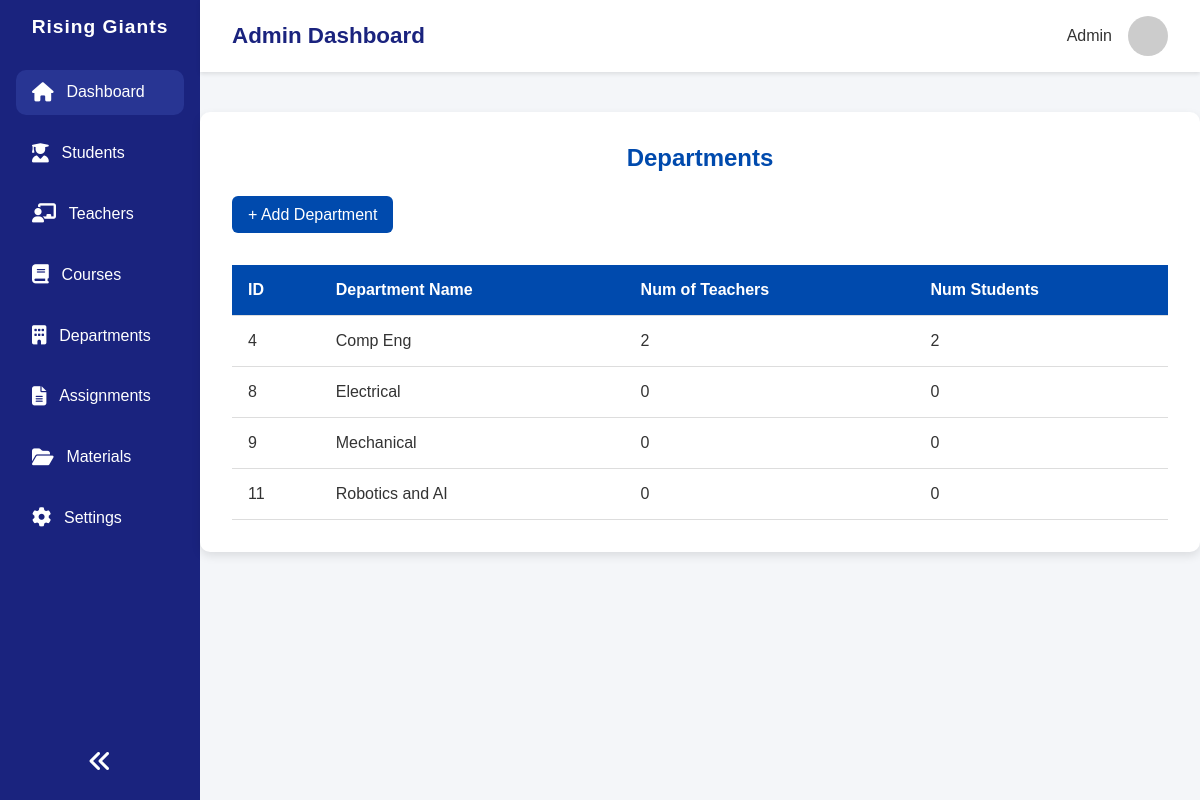
Screenshot of /dashboard/departments/ with the database file from the repository.
### main/models.py (models this page shows, shortened)
class Department(models.Model):
    slug = models.SlugField(unique= True, blank=True)
    name = models.CharField(blank=True,max_length=100,unique=True)
    created_by = models.ForeignKey(
        settings.AUTH_USER_MODEL,
        on_delete= models.CASCADE,
        related_name="departments_created"
        )
    updated_at = models.DateTimeField(auto_now=True)

### main/views.py (the view)
# urls.py: path("departments/",views.departments,name = "admin_departments"),
def departments(request):
    departments = Department.objects.all()
    context = {
        "departments":departments
    }
    for department in departments:
        print(type(department))
        department.num_teachers = department.users.filter(role = "teacher").count()
        department.num_students = department.users.filter(role = "student").count()
    return render(request,"main/admin_department_list.html",context)

### main/context_processors.py (called while the page is built)
def total_values(request):
    total_users = User.objects.all().count()
    total_teachers = User.objects.filter(role = "teacher").count()
    total_students = User.objects.filter(role = "student").count()
    total_departments = Department.objects.all().count()
    total_courses = Course.objects.all().count()
    context = {
        "total_students":total_students,
        "total_teachers":total_teachers,
        "total_courses":total_courses,
        "total_departments":total_departments,
    }
    return context

### users/models.py (called while the page is built)
    def __str__(self):
        return self.username

### main/templates/main/admin_department_list.html (shortened to what this page needs)
{% extends 'main_base.html' %}
{% load static %}
{% block extra_styles %}<link rel="stylesheet" href="{% static 'main/css/departments.css' %}">
{% endblock extra_styles %}
{% block body %}
  <div class="container">
    <h2>Departments</h2>
    <a href="{% url 'main:admin_create_department'%}" class="add-btn">+ Add Department</a>
    <table>
      <thead>
        <tr>
          <th>ID</th>
          <th>Department Name</th>
          <th>Num of  Teachers </th>
          <th>Num Students </th>
        </tr>
      </thead>
      <tbody id="departmentList">
        {%for department in departments %}
        <tr>
            <td>{{department.id}}</td>
            <td>{{department.name}}</td>
            <td>{{department.num_teachers}}</td>
            <td>{{department.num_students}}</td>
        </tr>
        {% endfor %}
      </tbody>
    </table>
  </div>
{% endblock body %}

### main/static/main/css/dashboard.css (style rules this page uses)
* { margin: 0; padding: 0; box-sizing: border-box; font-family: 'Poppins', sans-serif; }
body { background-color: #f4f6f9; display: flex; min-height: 100vh; color: #333; }
a { text-decoration: none; color: inherit; }

### main/static/main/css/departments.css (style rules this page uses)
.container { width: 1000px; max-width: 1000px; margin: 40px auto; background: #fff; padding: 2rem; border-radius: 10px; box-shadow: 0 4px 10px rgba(0,0,0,0.1); }
h2 { text-align: center; margin-bottom: 1.5rem; color: #004aad; }
table { width: 100%; border-collapse: collapse; margin-top: 1rem; }
th, td { padding: 1rem; text-align: left; border-bottom: 1px solid #ddd; }
th { background-color: #004aad; color: white; }
.add-btn { display: inline-block; margin-bottom: 1rem; padding: 0.6rem 1rem; background-color: #004aad; color: #fff; border-radius: 6px; text-decoration: none; transition: 0.3s ease; }

### rows the page displays
Department: id "4", name "Comp Eng", num_teachers "2", num_students "2"
Department: id "8", name "Electrical", num_teachers "0", num_students "0"
Department: id "9", name "Mechanical", num_teachers "0", num_students "0"
Department: id "11", name "Robotics and AI", num_teachers "0", num_students "0"
